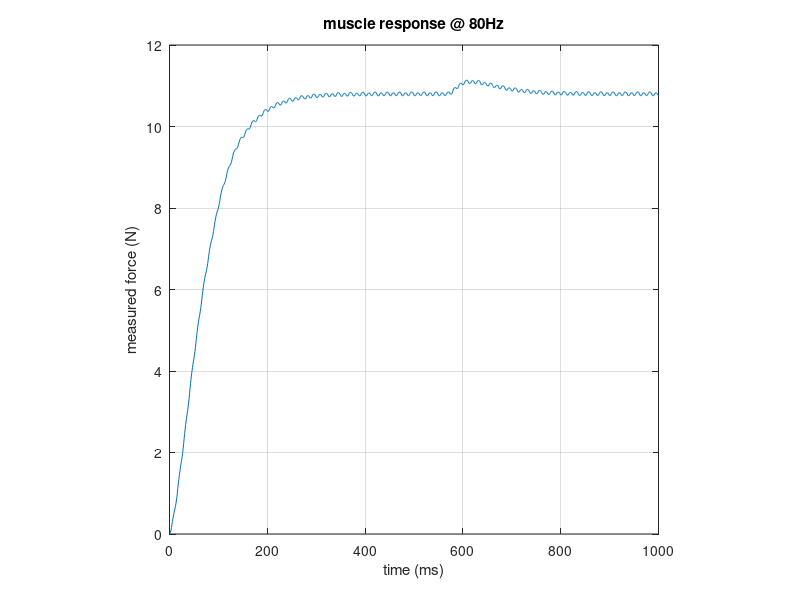

MATLAB code for this plot:
% Created by: Anthony Le
% Last updated: 05-19-2017
% ROB 562: Human Control Systems

% Problem Set 3
%% Problem 2c
clear;
close all;

b = 0.2;
K_s = 3;
K_p = 2;

tau = b/(K_s + K_p);

x_delta = 0;
x_dot = 0;

dT = 0.001;
freq = 80;
period = 1/freq;

T_o = 0;
T = 0;
T_plot = [];

start_t = 0;

pulse_w = 0.005;

for t = dT:dT:1
    if t > period + start_t
        start_t = start_t + period;
    end
    
    alpha = 0;
    if t <= start_t + pulse_w
        alpha = 45;
    end
    
    T_o_dot = (alpha - T_o) / tau;
    T_o = T_o + T_o_dot * dT;
    
    T_dot = (K_s/b) * ((K_p*x_delta) + (b*x_dot) - ((1+(K_p/K_s)) * T) + T_o);
    T = T + T_dot * dT;
    
    T_plot = [T_plot; T];
end

figure();
plot(T_plot(:,1));
title('muscle response @ 80Hz');
xlabel('time (ms)');
ylabel('measured force (N)');
axis square
grid on
hold on
